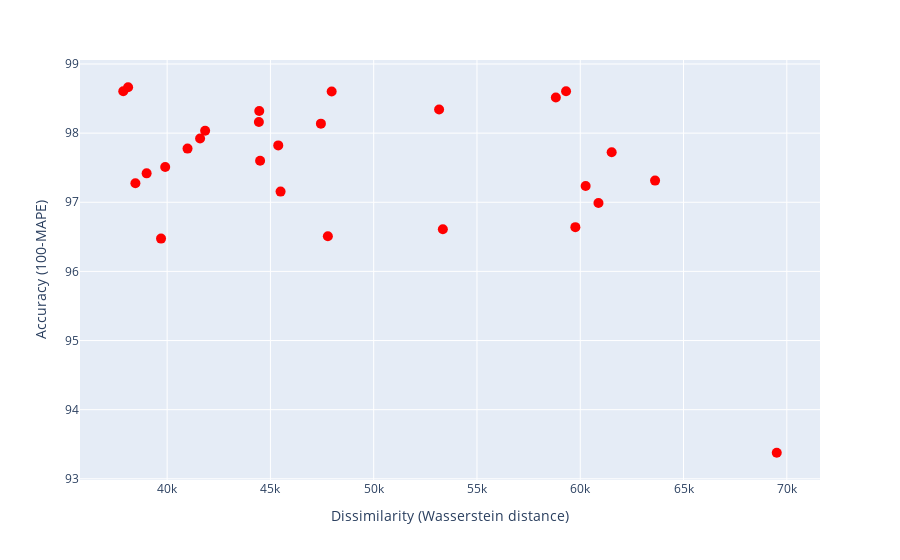

The notebook cell saved with this chart:
### Code cell
fig = px.scatter(x=df4['Wasserstein_dist'], y=mape4, labels=dict(x="Dissimilarity (Wasserstein distance)", y="Accuracy (100-MAPE)"))
fig.update_traces(marker = dict(size=10, color='red'))
fig.show()

### Figure 1 — Plotly figure (JSON) as saved in the notebook; plotly's stock layout.template omitted (floating-point values rounded to 4 significant figures)
{"data": [{"hovertemplate": "Dissimilarity (Wasserstein distance)=%{x}<br>Accuracy (100-MAPE)=%{y}<extra></extra>", "legendgroup": "", "marker": {"color": "red", "size": 10, "symbol": "circle"}, "mode": "markers", "name": "", "orientation": "v", "showlegend": false, "type": "scatter", "x": [44500.0, 47440.0, 45490.0, 39010.0, 38460.0, 38110.0, 37870.0, 39910.0, 44440.0, 44460.0, 47970.0, 47780.0, 39700.0, 41840.0, 45380.0, 41590.0, 40990.0, 53350.0, 59760.0, 69510.0, 63620.0, 60260.0, 61520.0, 59310.0, 60880.0, 58820.0, 53170.0], "xaxis": "x", "y": [97.6, 98.14, 97.15, 97.42, 97.28, 98.66, 98.6, 97.51, 98.16, 98.32, 98.6, 96.51, 96.47, 98.04, 97.82, 97.92, 97.78, 96.61, 96.64, 93.38, 97.31, 97.23, 97.72, 98.61, 96.99, 98.52, 98.34], "yaxis": "y"}], "layout": {"legend": {"tracegroupgap": 0}, "margin": {"t": 60}, "xaxis": {"anchor": "y", "domain": [0, 1], "title": {"text": "Dissimilarity (Wasserstein distance)"}}, "yaxis": {"anchor": "x", "domain": [0, 1], "title": {"text": "Accuracy (100-MAPE)"}}}}
